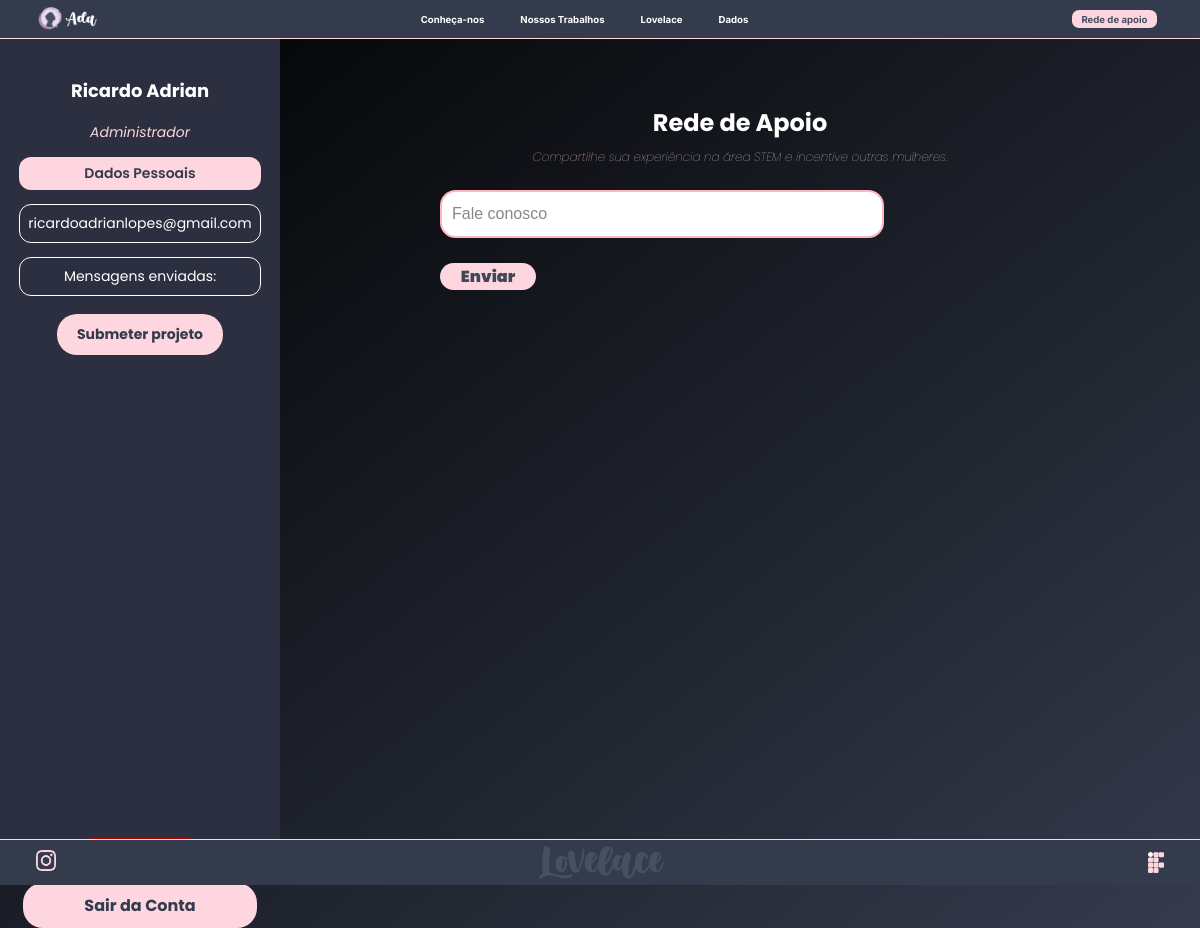
/user/rede_apoio (signed in), run on an earlier commit of the app's database.
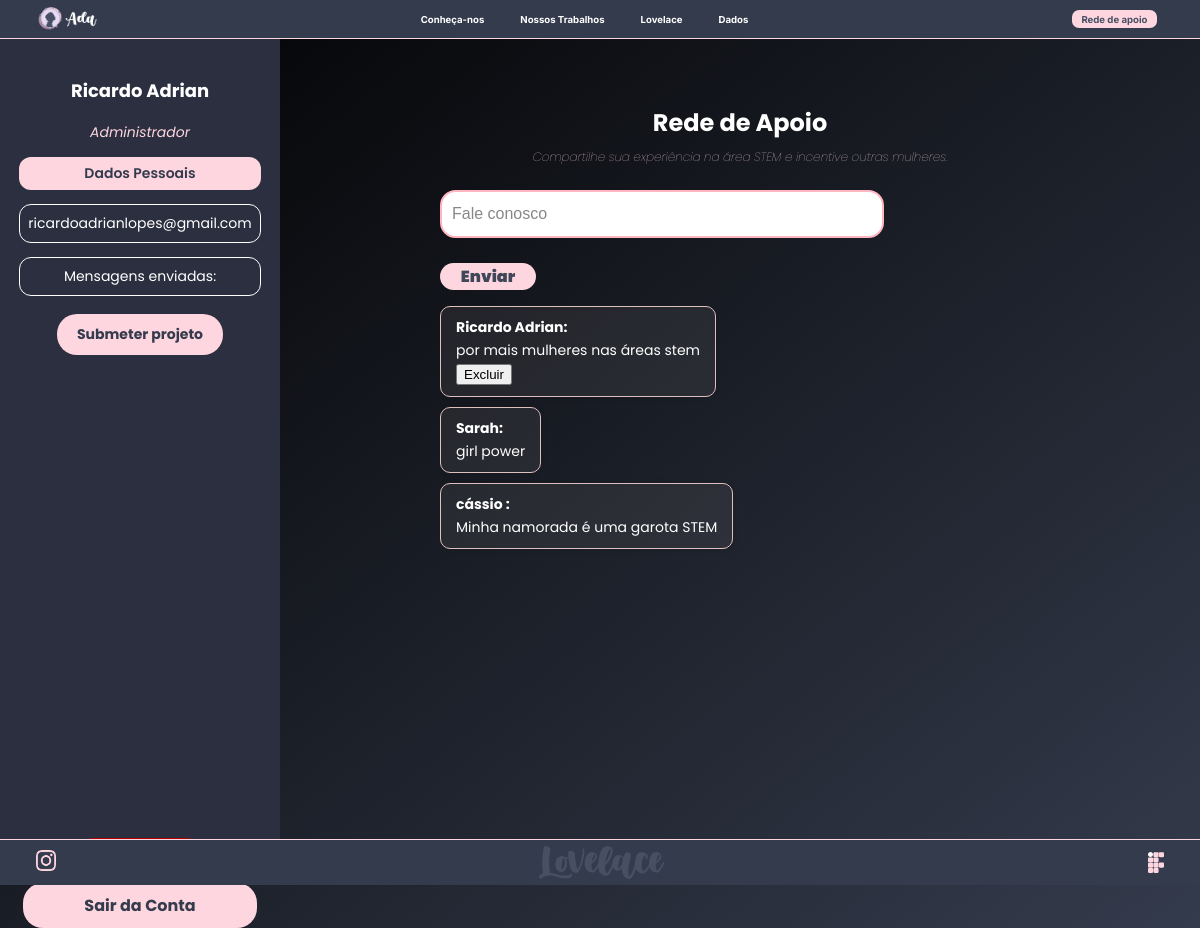
And on a later commit of the database.
### app/models/usuario.py (models this page shows, shortened)
class User(db.Model, UserMixin):
   __tablename__="users"
   id = db.Column(db.Integer, primary_key=True, nullable=False, unique=True)
   name = db.Column(db.String(100), nullable=False)
   email = db.Column(db.String(100), nullable=False, unique=True, name='email')
   senha = db.Column(db.String(100), nullable=False)
   is_admin = db.Column(db.Boolean, default=False)

### app/models/mensagens.py (models this page shows, shortened)
class Mensagens(db.Model, UserMixin):
    __tablename__ = "mensagens"
    id = db.Column(db.Integer, primary_key=True, nullable=False, unique=True)
    mensagem = db.Column(db.String(500), nullable=False)
    user_id = db.Column(db.Integer, db.ForeignKey('users.id', name='fk_mensagens_user_id'), nullable=True)  # Definir um nome para a restrição de chave estrangeira
    user = db.relationship('User', backref=db.backref('mensagens', lazy=True))

### app/controllers/user.py (the view)
@user_bp.route('/rede_apoio')
@login_required
def rede_apoio():
    mensagens = Mensagens.query.options(joinedload(Mensagens.user)).all()
    return render_template('rede_de_apoio.html', mensagens=mensagens)

### app/templates/rede_de_apoio.html (shortened to what this page needs)
{% extends 'base.html' %}
{% block conteudo %}
<section class="pag_rede_apoio">
    <aside class="sidebar_rda">
        <div>
            <div class="perfil_usuario">
                <p class="nome_usuario">{{current_user.name}}</p>
                {% if current_user.is_admin %}
                    <p class="cargo_usuario">Administrador</p>
                {% endif %}
            </div>
            <div class="dados_pessoais">
                <h3>Dados Pessoais</h3>
                <p class="info_pessoal">{{ current_user.email }}</p>
                <p class="info_pessoal">Mensagens enviadas: {{ current_user.message_count }}</p>
                {% if current_user.is_authenticated and current_user.is_admin %}
                <a href="{{ url_for('form_adm') }}" class="botao_submeter">Submeter projeto</a>
                {% endif %}
            </div>
            <div class="botoes_sair_deletar">
                <form action="{{ url_for('user.delete_user') }}" method="post">
                    <button type="submit" class="botao_deletar" onclick="return confirm('Tem certeza que deseja excluir sua conta?')">
                    </button>
                </form>
                <a class="nav-link" href="{{ url_for('user.logoff') }}">Sair da Conta</a>
            </div>
        </div>
    </aside>
    <section>
        <div class="titulogeral">
            <h1 class="titulo">Rede de Apoio</h1>
            <p class="subtitulo">Compartilhe sua experiência na área STEM e incentive outras mulheres.</p>
        </div>
        <div class="containerrda">
            <div class="formrededeapoio">
                <form action="{{ url_for('user.mensagens') }}" method="post">
                    <div>
                        <input class="textboxinput" type="text" id="mensagens" name="mensagens" placeholder="Fale conosco"><br>
                    </div>
                    <div>
                        <button class="botaorede" type="submit">Enviar</button>
                    </div>
                </form>
            </div>
            <ul class="messagecard">
                {% for i in mensagens %}
                    <li class="cardrede">
                        <div class="cardcontent">
                            <h4 class="cardusername">{{ i.user.name if i.user and i.user.name else 'Usuário desconhecido' }}:</h4>
                            <p class="cardusertext">{{ i.mensagem }}</p>
                            {% if i.user_id == current_user.id %}
                                <form action="{{ url_for('user.delete_mensagem', mensagem_id=i.id) }}" method="post">
                                    <button type="submit" onclick="return confirm('Tem certeza que deseja excluir esta mensagem?')">Excluir</button>
                                </form>
                            {% endif %}
                        </div>
                    </li>
                {% endfor %}
            </ul>
        </div>
    </section>
{% endblock %}

### app/templates/base.html (shortened to what this page needs)
<!DOCTYPE html>
<html lang="en">
<head>
    <link rel="stylesheet" href="/static/css/style.css">
</head>
<body>
    <header>
        <div class="logo_ada">
            <a href="{{url_for('index')}}"><img src="/static/img/logo_ada.png" alt=""></a>
        </div>
        <nav class="navbar">
            <ul>
                <li><a href="{{url_for('conheca')}}">Conheça-nos</a></li>
                <li><a href="{{url_for('user.nossos_trabalhos')}}">Nossos Trabalhos</a></li>
                <li><a href="{{url_for('lovelace')}}">Lovelace</a></li>
                <li><a href="{{url_for('dados')}}">Dados</a></li>
            </ul>
        </nav>
        <div class="rede_de_apoio">
            <a href="{{url_for('user.rede_apoio')}}">Rede de apoio</a>
        </div>
    </header>
    <main>
        {% block conteudo %}
        {% endblock %}
    </main>
    <footer>
        <div class="footer-container">
            <a href="https://www.instagram.com/ada.ifzn?igsh=ZDNxOGV5aW5oajlh"> <img src="/static/img/logoinsta.png" alt="Nosso instagram" class="logo-esquerda"></a>
            <img src="/static/img/Lovelace.svg" alt="Lovelace" class="logolovelace">
            <img src="/static/img/IFlovelace.svg" alt="IFRN" class="logo-direita">
        </div>
    </footer>
</body>
</html>

What changed in the data, as far as the page shows it:
added Mensagens: user "Ricardo Adrian", mensagem "por mais mulheres nas áreas stem"
added Mensagens: user "Sarah", mensagem "girl power"
added Mensagens: user "cássio", mensagem "Minha namorada é uma garota STEM"
